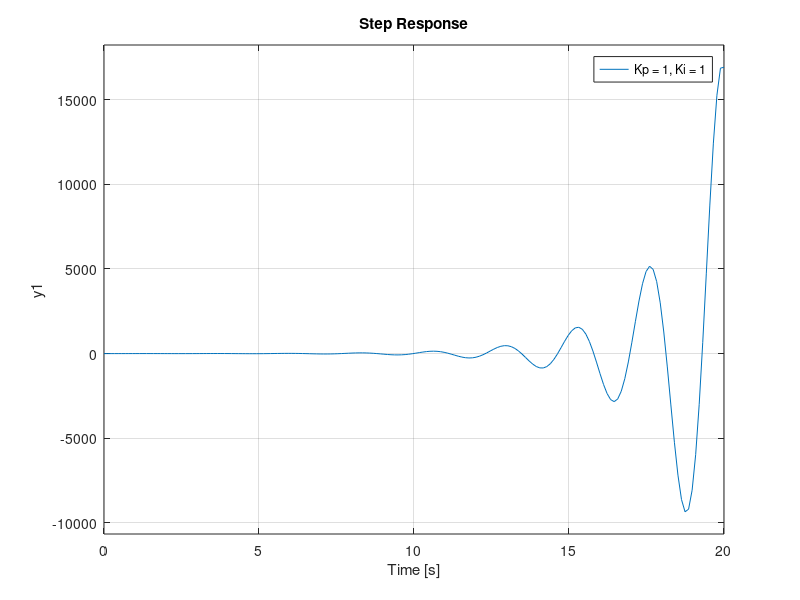

The MATLAB script that drew this image:
% define transfer functions
s = tf('s');
z =  abs(-0.1581);%-0.1581
wn =1.7203;%1.7203
 
Hnon = tf([wn^2],[1 2*z*wn wn^2]);
C =@(Kp,Ki) Kp + Ki/s;
G =Hnon;
% define parameter combinations
Kp = [1,2,4,1,1];
Ki = [1,1,1,2,4];
% create figure
figure
ah = axes;
hold(ah,'on');
% loop through given combinations of Kp and Ki
for ik = 1:length(Kp)
    H = feedback(C(Kp(ik),Ki(ik))*G,1);
    step(H)
end
% create cell array of legend entries
cLegend = arrayfun(@(Kp,Ki) sprintf('Kp = %i, Ki = %i',Kp,Ki),Kp,Ki,'UniformOutput',false);
% add legend to figure
legend(ah,cLegend)